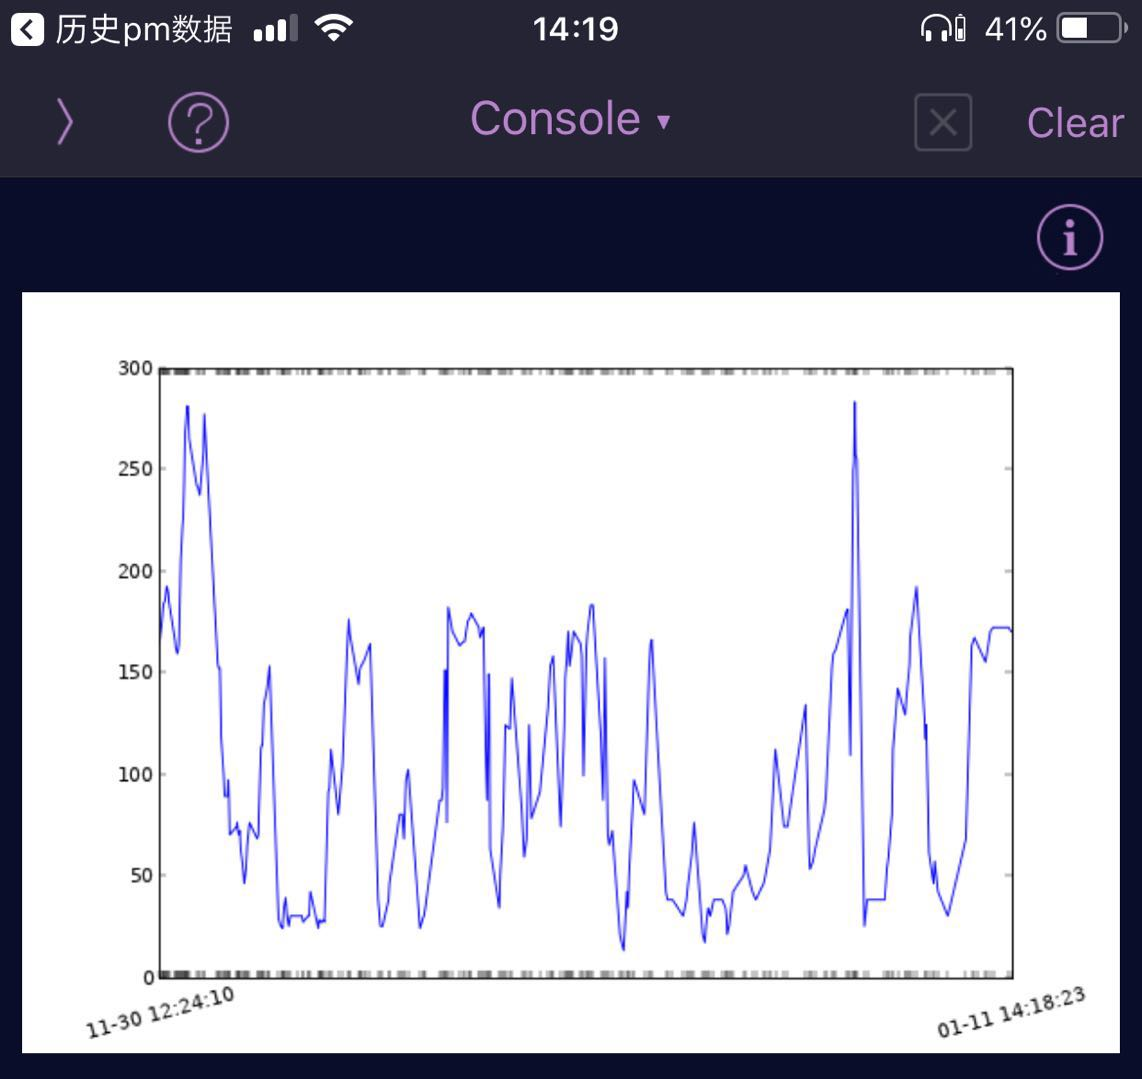

The Python source for this figure:
#!python3

import matplotlib.pyplot as plt
from datetime import datetime
import matplotlib.dates as mdates

with open('pmdata.txt', 'r' ) as f:
	txtstr = f.readlines()
	xlab = []
	xs = []
	y = []
	for i,line in enumerate(txtstr):
		if i==0:
			xlab.append(line[5:19])
		elif i != len(txtstr)-1:
				xlab.append(" ")
		else:
			xlab.append(line[5:19])
		xs.append(datetime.strptime(line[:19], '%Y-%m-%d %H:%M:%S'))
		index = line.find(',')
		y.append(int(line[19:index]))

# 配置横坐标
#plt.gca().xaxis.set_major_formatter(mdates.DateFormatter('%Y-%m-%d %H:%M:%S'))
#plt.gca().xaxis.set_major_locator(mdates.DayLocator())
# 自动旋转日期标记
#plt.gcf().autofmt_xdate(rotation=90) 
plt.xticks(xs,xlab,rotation=15)

#plt.plot(xs, y, 'o-')
plt.plot(xs, y)
plt.show()
